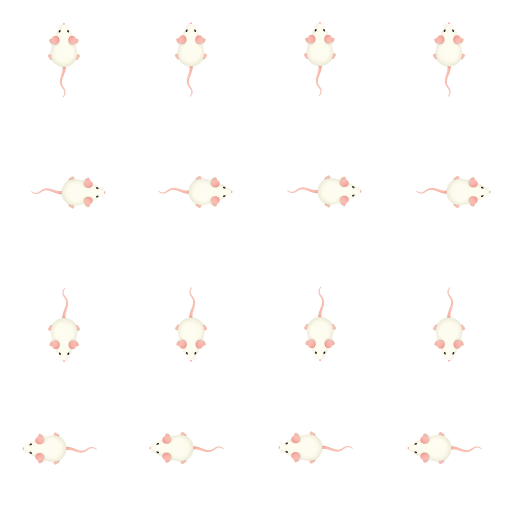
#> input picture games/mouse-maze/assets/rich-character.png, 1024 x 1024 px (shown at 1/2 size)
$ python generate_arcade_mips.py
#> lines starting #> are read from the running program, lines starting #| are printed output that depends on the picture
#!/usr/bin/env python3
"""Generate deterministic nearest-neighbour mip atlases for native games."""

from __future__ import annotations

import argparse
import io
from pathlib import Path

from PIL import Image


ROOT = Path(__file__).resolve().parents[1]
ATLASES = tuple(
    ROOT / "games" / game / "assets" / name
    for game in ("mouse-maze", "blocks-buttons", "snake")
    for name in ("rich-character.png", "rich-world.png")
)
SCALES = (0.25, 0.5)


def derivative(path: Path, scale: float) -> bytes:
#> called with scale = 0.25
    source = Image.open(path).convert("RGBA")
#> source is the input picture: PIL image 1024x1024 RGBA; mean R, G, B, A 16.6, 15.5, 14.5, 14.9
    size = (round(source.width * scale), round(source.height * scale))
#> size = (256, 256)
    result = source.resize(size, Image.Resampling.NEAREST)
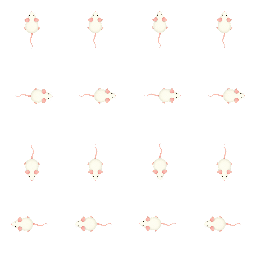
#> result: PIL image 256x256 RGBA; mean R, G, B, A 16.6, 15.5, 14.6, 15; transparent parts drawn white
    encoded = io.BytesIO(); result.save(encoded, format="PNG", compress_level=9)
    return encoded.getvalue()


def output_path(path: Path, scale: float) -> Path:
    return path.with_name(f"{path.stem}@{scale:g}x.png")


def main() -> int:
    parser = argparse.ArgumentParser(description=__doc__); parser.add_argument("--check", action="store_true")
    args = parser.parse_args()
    for atlas in ATLASES:
        if not atlas.is_file(): raise ValueError(f"missing native atlas: {atlas}")
        for scale in SCALES:
            destination, payload = output_path(atlas, scale), derivative(atlas, scale)
            if args.check:
                if not destination.is_file() or destination.read_bytes() != payload:
                    raise SystemExit(f"generated mip is stale: {destination}")
            else:
                destination.write_bytes(payload)
    print("arcade mip atlases passed")
    return 0


if __name__ == "__main__": raise SystemExit(main())
#> (the program exits here)
